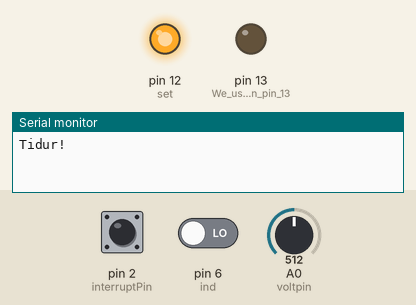
This sketch was run on a simulated Arduino Uno, built with avr-gcc and run on an emulated ATmega328P. Shown: output pins drawn as LEDs (lit = HIGH), the last lines printed to the serial monitor. The test bench sets the inputs (shaded band); at power-on: pin 2 (interruptPin) LOW, pin 6 (ind) LOW, A0 (voltpin) = 512. Sleep ends after the set time or at an interrupt.

Above: at 1.2 s.
1.3 s: pin 2 (interruptPin) pulled HIGH for 3.2 s
At 1.8 s:
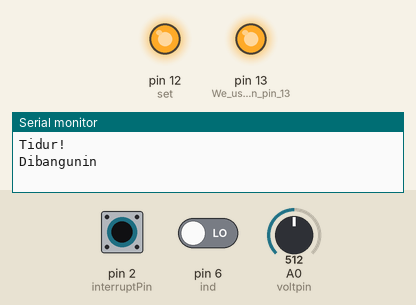
Timing chart, 0 to 7.0 s (numbered marks = the images above; inputs shaded):
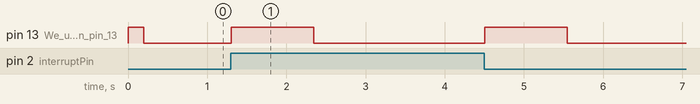

The sketch:

arduino_sleep_tutorial_sketch1v1_0_0.ino
```cpp
/**
 * Author:Ab Kurk
 * version: 1.0
 * date: 24/01/2018
 * Description:
 * This sketch is part of the beginners guide to putting your Arduino to sleep
 * tutorial. It is to demonstrate how to put your arduino into deep sleep and
 * how to wake it up.
 * Link To Tutorial http://www.thearduinomakerman.info/blog/2018/1/24/guide-to-arduino-sleep-mode
 */

#include <avr/sleep.h>//this AVR library contains the methods that controls the sleep modes
#include <SoftwareSerial.h>

#define interruptPin 2 //Pin we are going to use to wake up the Arduino
#define ind 6
#define gnd 7
#define set 12
#define voltpin A0

SoftwareSerial HC12(11, 10); // HC-12 TX Pin, HC-12 RX Pin

String sendong;
String track = "5";
String nmr = "01";
String jns = "1";
String sof = "0";

char csendong[13];

boolean tidurlagi;

int statecones,a;
float b,voltage;
void setup() {
  Serial.begin(4800);//Start Serial Comunication
  HC12.begin(4800);
  pinMode(LED_BUILTIN,OUTPUT);//We use the led on pin 13 to indecate when Arduino is A sleep
  pinMode(gnd, OUTPUT);
  pinMode(set, OUTPUT);
  pinMode(interruptPin,INPUT);//Set pin d2 to input using the buildin pullup resistor
  digitalWrite(LED_BUILTIN,HIGH);//turning LED on
  tidurlagi = false;
  pinMode(ind, INPUT);
  digitalWrite(gnd,LOW);
  digitalWrite(set,HIGH);
}

void loop()
{
 delay(200);//wait 5 seconds before going to sleep
 Going_To_Sleep();
}

void Going_To_Sleep(){
    sleep_enable();//Enabling sleep mode
    attachInterrupt(0, bangun, CHANGE);//attaching a interrupt to pin d2
    Serial.println("Tidur!");
    set_sleep_mode(SLEEP_MODE_PWR_DOWN);//Setting the sleep mode, in our case full sleep
    digitalWrite(LED_BUILTIN,LOW);//turning LED off;
    delay(200); //wait a second to allow the led to be turned off before going to sleep
    set_sleep_mode(SLEEP_MODE_PWR_DOWN);//Setting the sleep mode, in our case full sleep
    sleep_cpu();//activating sleep mode
    delay(1000);
    kondisi();
  }
void bangun(){
  Serial.println("Dibangunin");//Print message to serial monitor
  delay(100);
  sleep_disable();//Disable sleep mode
  delay(200);
  detachInterrupt(0); //Removes the interrupt from pin 2;
  digitalWrite(LED_BUILTIN,HIGH);//turning LED off;
  delay(250);
  kirim();
  delay(100);
}

void kirim()
{
  statecones = digitalRead(ind);
//  a = analogRead(voltpin);
//  b = (a / 1023) * 1.3;
  voltage = ((analogRead(voltpin) * 1.3) / 1023) + 2.9;
//  Serial.println(statecones);
  if (statecones == LOW)
  {
  sendong = "<" +track + "~" + nmr + "~" + "1" + "~" + jns +"~"+ sof + "~" + voltage + ">";
  }
  if(statecones == HIGH)
  {
  sendong = "<" + track + "~" + nmr + "~" + "0" + "~" + jns +"~"+ sof + "~" + voltage + ">";
  }
  delay(50);
  HC12.println(sendong);
}

void kirimbentar()
{
  statecones = digitalRead(ind);
//  a = analogRead(voltpin);
//  b = (a / 1023) * 1.3;
  voltage = ((analogRead(voltpin) * 1.3) / 1023) + 2.9;
  if (statecones == LOW)
  {
  sendong = "<" +track + "~" + nmr + "~" + "1" + "~" + jns +"~"+ sof + "~" + voltage + ">";
  }
  if(statecones == HIGH)
  {
  sendong = "<" + track + "~" + nmr + "~" + "0" + "~" + jns +"~"+ sof + "~" + voltage + ">";
  }
   delay(50);
  HC12.println(sendong);
}
void kondisi()
{
  statecones = digitalRead(ind);
//  if (statecones == HIGH)
//  {
//    kirimbentar();
//  }
  while (statecones == LOW)
 {
   statecones = digitalRead(ind);
   digitalWrite(LED_BUILTIN,LOW);//turning LED off;
   sleep_enable();
   attachInterrupt(0, bangun, RISING);
   Serial.println("tidurlagi");
   set_sleep_mode(SLEEP_MODE_PWR_DOWN);//Setting the sleep mode, in our case full sleep
   sleep_cpu();
   Serial.println("Sudah stand by lagi");
  if (statecones == LOW)
  {
    break;
  }
 }
}
```

Measured:
- after the input at 1.3 s, pin 13 (We_use_the_led_on_pin_13): alternates HIGH for 1.0 s and LOW for 2.2 s, 4 changes in all, then stays LOW, starting at once
